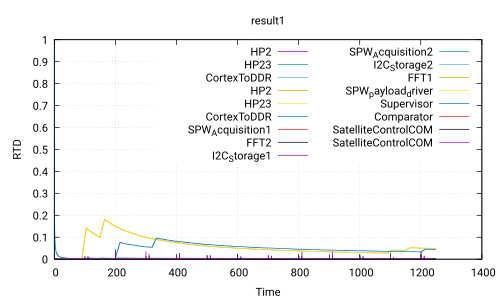

Generate this figure with gnuplot:
 set title 'result1'
 set ylabel 'RTD'
 set xlabel 'Time'
 set grid
 set term pdf
 set output 'Use_case_DoubleCamera_Safety.ATIPPIC.executable320.0_60.0.pdf'
 plot 'Use_case_DoubleCamera_Safety.ATIPPIC.executable320.0_60.0.csv' using 1:2 with lines title 'HP2','Use_case_DoubleCamera_Safety.ATIPPIC.executable320.0_60.0.csv' using 1:3 with lines title 'HP23','Use_case_DoubleCamera_Safety.ATIPPIC.executable320.0_60.0.csv' using 1:4 with lines title 'CortexToDDR','Use_case_DoubleCamera_Safety.ATIPPIC.executable320.0_60.0.csv' using 1:5 with lines title 'HP2','Use_case_DoubleCamera_Safety.ATIPPIC.executable320.0_60.0.csv' using 1:6 with lines title 'HP23','Use_case_DoubleCamera_Safety.ATIPPIC.executable320.0_60.0.csv' using 1:7 with lines title 'CortexToDDR','Use_case_DoubleCamera_Safety.ATIPPIC.executable320.0_60.0.csv' using 1:8 with lines title 'SPW_Acquisition1','Use_case_DoubleCamera_Safety.ATIPPIC.executable320.0_60.0.csv' using 1:9 with lines title 'FFT2','Use_case_DoubleCamera_Safety.ATIPPIC.executable320.0_60.0.csv' using 1:10 with lines title 'I2C_Storage1','Use_case_DoubleCamera_Safety.ATIPPIC.executable320.0_60.0.csv' using 1:11 with lines title 'SPW_Acquisition2','Use_case_DoubleCamera_Safety.ATIPPIC.executable320.0_60.0.csv' using 1:12 with lines title 'I2C_Storage2','Use_case_DoubleCamera_Safety.ATIPPIC.executable320.0_60.0.csv' using 1:13 with lines title 'FFT1','Use_case_DoubleCamera_Safety.ATIPPIC.executable320.0_60.0.csv' using 1:14 with lines title 'SPW_payload_driver','Use_case_DoubleCamera_Safety.ATIPPIC.executable320.0_60.0.csv' using 1:15 with lines title 'Supervisor','Use_case_DoubleCamera_Safety.ATIPPIC.executable320.0_60.0.csv' using 1:16 with lines title 'Comparator','Use_case_DoubleCamera_Safety.ATIPPIC.executable320.0_60.0.csv' using 1:17 with lines title 'SatelliteControlCOM','Use_case_DoubleCamera_Safety.ATIPPIC.executable320.0_60.0.csv' using 1:18 with lines title 'SatelliteControlCOM'
